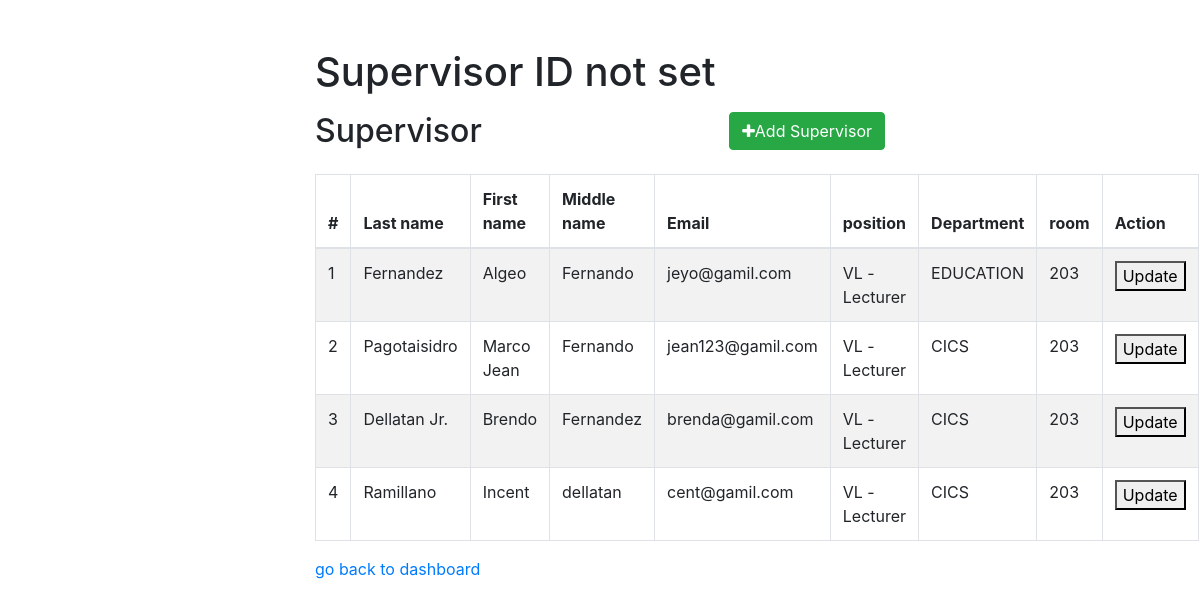
/Admin/AddSupervisor/index.php, run on the app's committed database.
### tables this page shows
CREATE TABLE `supervisors` (
  `supervisor_info_id` int(11) NOT NULL,
  `users_id` int(11) NOT NULL,
  `firstname` varchar(50) NOT NULL,
  `lastname` varchar(50) NOT NULL,
  `middlename` varchar(50) NOT NULL,
  `email` varchar(250) NOT NULL,
  `position` varchar(50) NOT NULL,
  `department` varchar(50) NOT NULL,
  `room` varchar(50) NOT NULL,
  `profile_pic` mediumblob NOT NULL
);

### Admin/AddSupervisor/index.php (the view, shortened to what this page needs)
<?php
    require_once "../../includes/config.php";
?>
<!DOCTYPE html>
<html lang="en">
<head>
    <link rel="stylesheet" href="https://stackpath.bootstrapcdn.com/bootstrap/4.5.2/css/bootstrap.min.css">
    <link rel="stylesheet" href="https://maxcdn.bootstrapcdn.com/font-awesome/4.7.0/css/font-awesome.min.css">
</head>
<body>
    <div class="wrapper">
        <div class="container-fluid">
            <div class="row">
                <div class="col-md-12">
                    <div class="mt-5 mb-3 clearfix">
                    <h1>
                        <?php
                            if(isset($_SESSION["user_id"])){
                                $user_id = $_SESSION["user_id"];
                                echo '<p>' . $user_id . '</p>';
                            }else{
                                echo '<p>Supervisor ID not set</p>';
                            }
                        ?>
                    </h1>
                        <h2 class="pull-left">Supervisor</h2>
                        <a href="AddSupervisor.php" class="btn btn-success pull-right"><i class="fa fa-plus"></i>Add Supervisor</a>
                    </div>
                    <?php
                    $sql = "SELECT * FROM supervisors";
                    if($result = $pdo->query($sql)){
                        if($result->rowCount() > 0){
                            echo '<table class="table table-bordered table-striped">';
                                echo "<thead>";
                                    echo "<tr>";
                                        echo "<th>#</th>";
                                        echo "<th>Last name</th>";
                                        echo "<th>First name</th>";
                                        echo "<th>Middle name</th>";
                                        echo "<th>Email</th>";
                                        echo "<th>position</th>";
                                        echo "<th>Department</th>";
                                        echo "<th>room</th>";
                                        echo "<th>Action</th>";
                                    echo "</tr>";
                                echo "</thead>";
                                echo "<tbody>";
                                while($row = $result->fetch()){
                                    echo "<tr>";
                                        echo "<td>" . $row['supervisor_info_id'] . "</td>";
                                        echo "<td>" . $row['lastname'] . "</td>";
                                        echo "<td>" . $row['firstname'] . "</td>";
                                        echo "<td>" . $row['middlename'] . "</td>";
                                        echo "<td>" . $row['email'] . "</td>";
                                        echo "<td>" . $row['position'] . "</td>";
                                        echo "<td>" . $row['department'] . "</td>";
                                        echo "<td>" . $row['room'] . "</td>";
                                        echo "<td>";
                                        echo '<a href="EditSupervisor/index.php?supervisor_info_id=' . $row['supervisor_info_id'] . '"><button>Update</button></a>';
                                        echo "</td>";
                                    echo "</tr>";
                                }
                                echo "</tbody>";
                            echo "</table>";
                        } else {
                            echo '<div class="alert alert-danger"><em>No records were found.</em></div>';
                        }
                    } else {
                        echo "Oops! Something went wrong. Please try again later.";
                    }
                     ?>
                     <a href="../../Admin/index.php">go back to dashboard</a>
                </div>
            </div>
        </div>
    </div>
</body>
</html>

### Admin/AddSupervisor/index.php (style rules this page uses)
.wrapper { width: 600px; margin: 0 auto; }
table tr td:last-child { width: 120px; }

### data on the page
supervisors: supervisor_info_id "1", lastname "Fernandez", firstname "Algeo", middlename "Fernando", email "jeyo@gamil.com", position "VL - Lecturer", department "EDUCATION", room "203"
supervisors: supervisor_info_id "2", lastname "Pagotaisidro", firstname "Marco Jean", middlename "Fernando", email "jean123@gamil.com", position "VL - Lecturer", department "CICS", room "203"
supervisors: supervisor_info_id "3", lastname "Dellatan Jr.", firstname "Brendo", middlename "Fernandez", email "brenda@gamil.com", position "VL - Lecturer", department "CICS", room "203"
supervisors: supervisor_info_id "4", lastname "Ramillano", firstname "Incent", middlename "dellatan", email "cent@gamil.com", position "VL - Lecturer", department "CICS", room "203"
